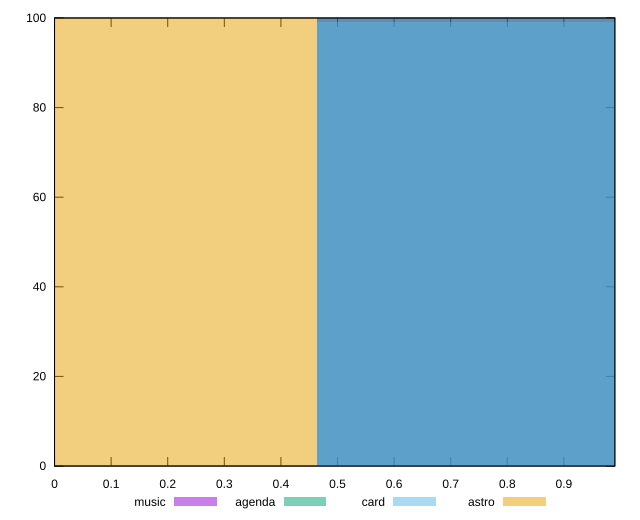

gnuplot code for this plot:
reset

$music <<EOF
0.9268240044817487 100
EOF

$agenda <<EOF
0.9268240044817487 100
EOF

$card <<EOF
0.9268240044817487 99
EOF

$astro <<EOF
0 100
EOF

set key outside below
set boxwidth 0.9268240044817487
set xrange [0:0.99]
set yrange [0:100]
set trange [0:100]
set style fill transparent solid 0.5 noborder
set terminal svg size 640, 520 enhanced background rgb 'white'
set output "reports/report_00030_2021-02-24T20-42-31.540Z/largest-contentful-paint/comparison/histogram/all_score.svg"

plot $music title "music" with boxes, \
     $agenda title "agenda" with boxes, \
     $card title "card" with boxes, \
     $astro title "astro" with boxes

reset
